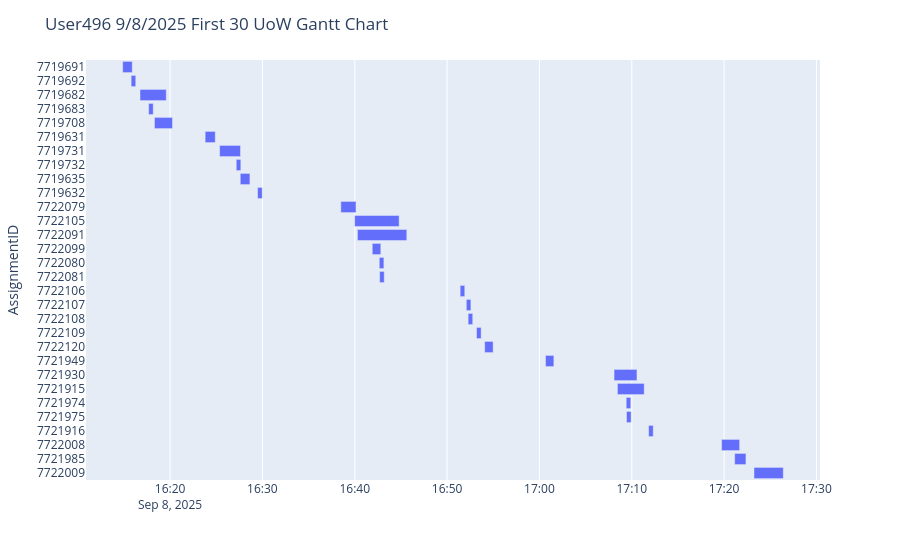

This figure's notebook cell:
### Code cell
import plotly.express as px
fig = px.timeline(user496_start_end, x_start="min", x_end="max", y="AssignmentID")
fig.update_yaxes(autorange="reversed") # otherwise tasks are listed from the bottom up
fig.update_layout(title_text="User496 9/8/2025 First 30 UoW Gantt Chart")
fig.show()
